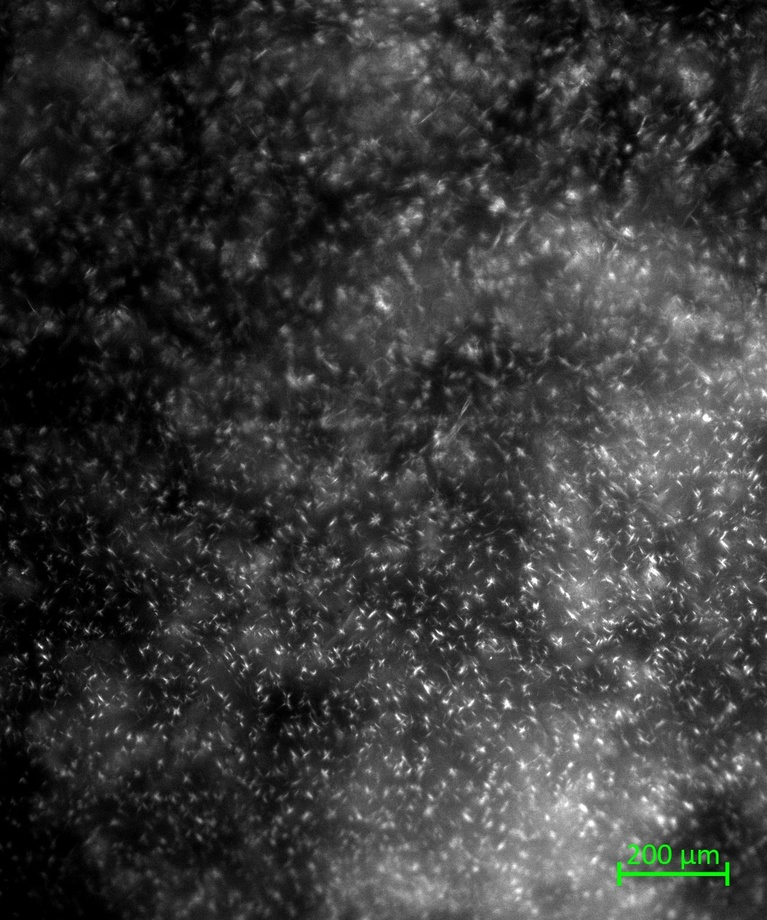
#> input picture Images/1_Macro_10_1000_32_6_12.jpg, 767 x 920 px, shrunk from 1028 x 1232 before the run, found by its file name
$ python -i test_filters.py   (imports and definitions only)
#> lines starting #> are read from the running program, lines starting #| are printed output that depends on the picture; after the words box and inside, x2 and y2 are one past the last pixel; in counts of white or black regions, pixels touching at a corner belong together
import cv2
import numpy as np
import os

'''
    Function to test the filters, have three option to see the image:
    1) Original image
    2) After the filters are apply
    3) With the contours
'''
def filters(file):
    # read the image
#> called with file = 'Images/1_Macro_10_1000_32_6_12.jpg'
    image = cv2.imread('%s/%s' % (FOLDER_PATH, file))
#> image is the input picture: shape (920, 767, 3); mean B, G, R 57.2, 57.7, 57.2

    # verify if the color of the image
    gray = cv2.cvtColor(image, cv2.COLOR_BGR2GRAY)
    mean = cv2.mean(gray)[0]
#> mean = 57.48
    if mean < 127:
        image = cv2.bitwise_not(image)
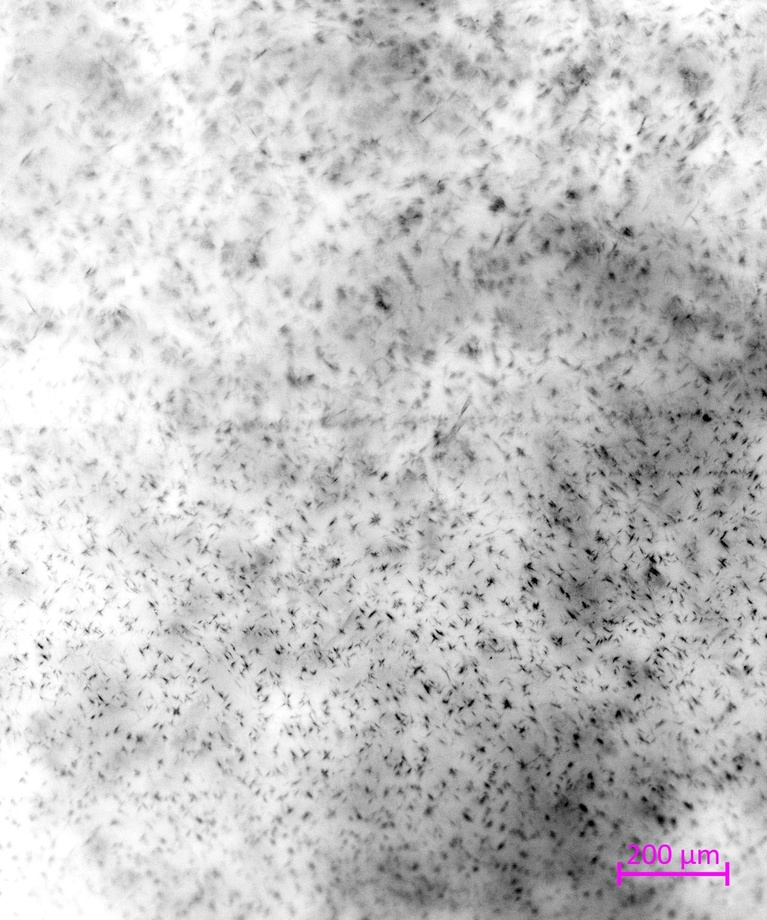
#> image: shape (920, 767, 3); mean B, G, R 197.8, 197.3, 197.8

    # crop the image
    height, width,_ = image.shape
#> height = 920; width = 767
    crop_size = int(min(height, width) * 0.40)
#> crop_size = 306
    x = int((width - crop_size) / 2)
#> x = 230
    y = int((height - crop_size) / 2)
#> y = 307
    image = image[y:y+crop_size, x:x+crop_size]
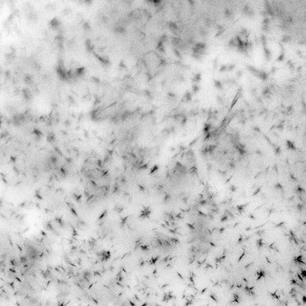
#> image: shape (306, 306, 3); min 0, max 254, mean 198.5

    # 1 option:
    cv2.imshow('Original image', image)
    cv2.waitKey(0)

    # filters
    gray_image = cv2.cvtColor(image, cv2.COLOR_BGR2GRAY)
    # image = cv2.medianBlur(gray_image, 1) # !!!!!!!!!!!!!!
    image_blur = cv2.GaussianBlur(gray_image, (1, 1), 0)
    # image_blur = cv2.blur(gray_image, (3, 3))
    # _, th = cv2.threshold(image_blur, 0, 255, cv2.THRESH_BINARY+cv2.THRESH_OTSU)
    image_eq = cv2.equalizeHist(image_blur)
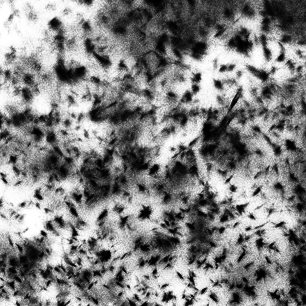
#> image_eq: shape (306, 306); min 0, max 255, mean 129.2
    th_adap = cv2.adaptiveThreshold(image_eq, 255, cv2.ADAPTIVE_THRESH_GAUSSIAN_C, cv2.THRESH_BINARY_INV, 11, 2)
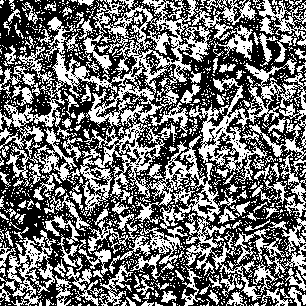
#> th_adap: shape (306, 306); 44.1% white; 1390 white regions (1249 under 20 px), largest, box (x1, y1, x2, y2) and area: (0, 0, 278, 301) 16992, (189, 58, 297, 184) 3036, (0, 230, 56, 306) 1456

    # Apply aperture morphological filter
    kernel = np.ones((5, 5),np.uint8)
    opening = cv2.morphologyEx(th_adap, cv2.MORPH_OPEN, kernel, iterations=1)
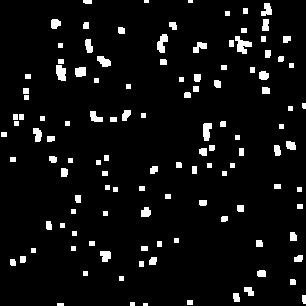
#> opening: shape (306, 306); 5.7% white; 120 white regions (3 under 20 px)

    # 2 option:
    cv2.imshow('Filter image', opening)
    cv2.waitKey(0)

    # indentify the contours
    '''
        try to find the best image for input in cv2.findCountours
    '''
    contours, hierarchy = cv2.findContours(opening, cv2.RETR_TREE, cv2.CHAIN_APPROX_SIMPLE)
#> contours = 120 contours, 37 with area under 20; largest, box (x1, y1, x2, y2) and area: (235, 36, 252, 54) 129, (56, 65, 66, 81) 108, (157, 34, 168, 53) 106, (203, 123, 212, 141) 102, (97, 56, 111, 67) 85

    # calculate AR
    image_cnt = image.copy()
    for cnt in contours:
        '''
            cv2.fitEllipse needs 5 point in contours. Some contours have less than 5 points.
            Try to use the the function fitEllipse to calculate the AR. If don't work, use the function
            minAreaRect to calculate the AR.
        '''
        try:
            ellipse = cv2.fitEllipse(cnt)

            # draw the contours
            image_cnt = cv2.ellipse(image_cnt, ellipse[0], ellipse[1], ellipse[2], 0, 360, (0, 0, 255), 3)

        except:
            rect = cv2.minAreaRect(cnt)
            box = cv2.boxPoints(rect)
            box = np.int0(box)

            #draw the contours
            image_cnt = cv2.drawContours(image_cnt, [box], 0, (0, 0, 255), 2)
#> this loop made 120 passes
#> (cnt, rect, box) on passes 1, 2, 3, 4, 9: ([[143, 303], [143, 305], [147, 305], [147, 303]], ((145, 304), (2, 4), -90), [[147, 305], [143, 305], [143, 303], [147, 303]]), ([[57, 303], [57, 305], [63, 305], [63, 303]], ((60, 304), (2, 6), -90), [[63, 305], [57, 305], [57, 303], [63, 303]]), ([[130, 302], [130, 305], [134, 305], [134, 302]], ((132, 303.5), (3, 4), -90), [[134, 305], [130, 305], [130, 302], [134, 302]]), ([[187, 300], [187, 304], [192, 304], [192, 300]], ((189.5, 302), (4, 5), -90), [[192, 304], [187, 304], [187, 300], [192, 300]]), ([[119, 276], [119, 280], [123, 280], [123, 276]], ((121, 278), (4, 4), -90), [[123, 280], [119, 280], [119, 276], [123, 276]])
#> ellipse on passes 5, 6, 7, 8, 11, 13: ((303.8, 298.6), (4.6, 9.49), 173.5), ((236, 297), (5.68, 15.71), 170.6), ((248.4, 290.1), (7.38, 13.04), 147.4), ((292.3, 281.7), (6.43, 7.11), 135), ((261.4, 273.3), (7.57, 9.92), 92.49), ((12.36, 262.1), (5.72, 8.3), 159.5)
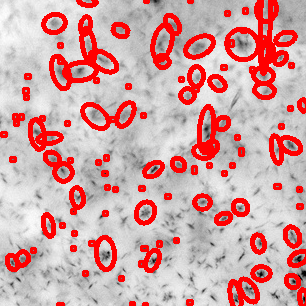
#> image_cnt: shape (306, 306, 3); mean B, G, R 162.8, 162.8, 210

    # 3 option:
    cv2.imshow('Contours', image_cnt)
    cv2.waitKey(0)

# FOLDER_PATH = 'D:\LUCAS\IC\FUNWAX\Images'
FOLDER_PATH = '/home/lucas/FUNWAX/Images'
files = os.listdir(FOLDER_PATH)
# [4 lines not run here, left out]

>>> result = filters('Images/1_Macro_10_1000_32_6_12.jpg')

$ run again, on Images/1_Macro_10_1000_32_6_18.jpg
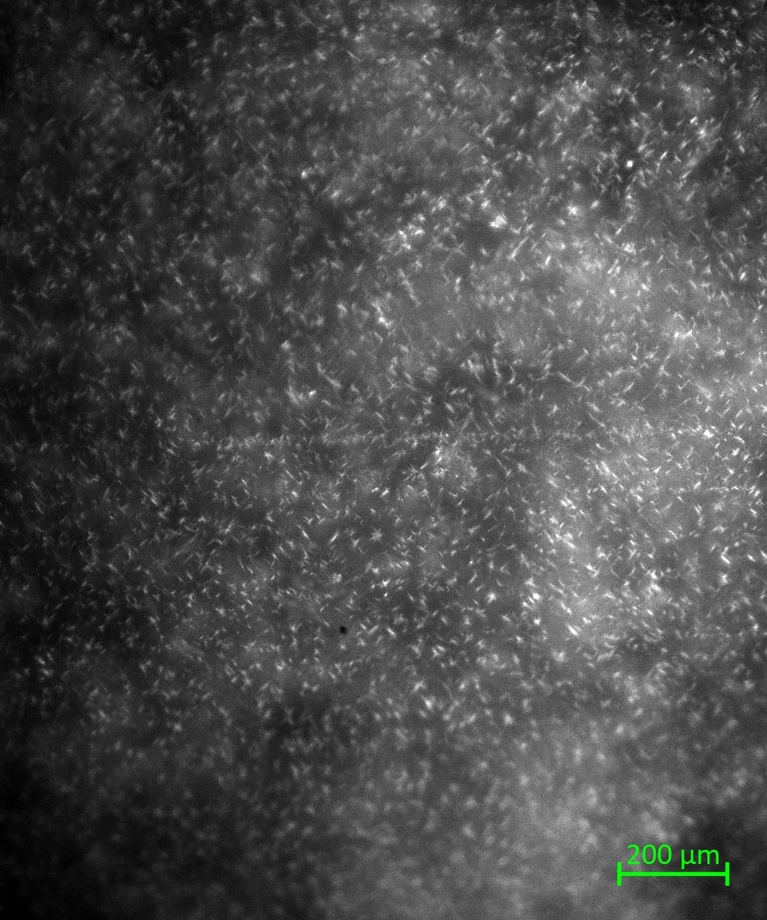
#> input picture Images/1_Macro_10_1000_32_6_18.jpg, 767 x 920 px, shrunk from 1028 x 1232 before the run, found by its file name
#> in filters, image is the input picture: shape (920, 767, 3); mean B, G, R 76.2, 76.6, 76.2
#> mean = 76.41
#> in filters, `th_adap = cv2.adaptiveThreshold(image_eq, 255, cv2.ADAPTIVE_THRESH_GAU..`:
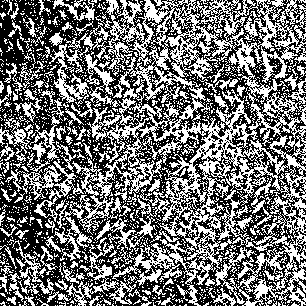
#> th_adap: shape (306, 306); 45% white in thin lines or dots
#> opening: shape (306, 306); 2.1% white; 51 white regions (1 under 20 px)
#> contours = 51 contours, 18 with area under 20; largest, box (x1, y1, x2, y2) and area: (146, 1, 160, 22) 110, (257, 284, 268, 294) 76, (100, 72, 112, 82) 70, (52, 35, 60, 43) 46, (104, 267, 112, 276) 45
#> the loop in filters, `for cnt in contours:` made 51 passes
#> (cnt, rect, box) on passes 3 to 5: ([[151, 274], [151, 279], [156, 279], [156, 274]], ((153.5, 276.5), (5, 5), -90), [[156, 279], [151, 279], [151, 274], [156, 274]]), ([[217, 272], [217, 277], [222, 277], [222, 272]], ((219.5, 274.5), (5, 5), -90), [[222, 277], [217, 277], [217, 272], [222, 272]]), ([[298, 271], [298, 276], [302, 276], [302, 271]], ((300, 273.5), (5, 4), -90), [[302, 276], [298, 276], [298, 271], [302, 271]])
#> after the loop in filters, `for cnt in contours:`:
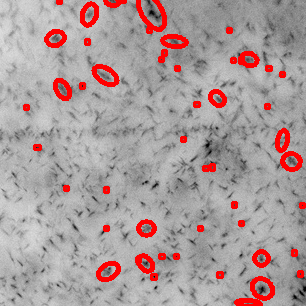
#> image_cnt: shape (306, 306, 3); mean B, G, R 155, 155, 170.7
